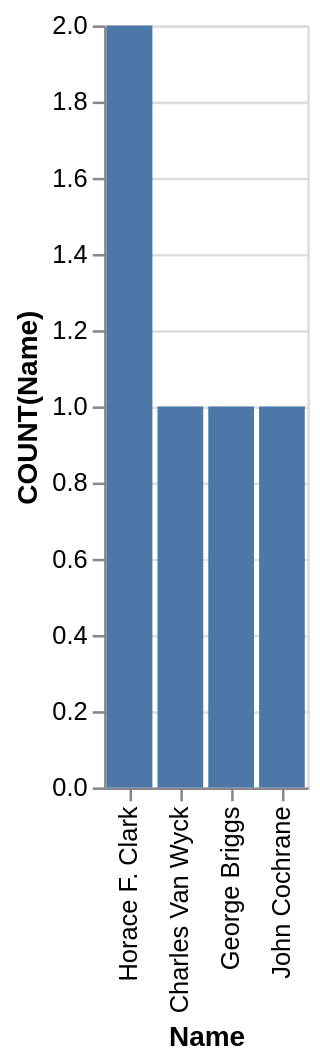

Here is the Vega-Lite specification saved for this chart:
### Vega-Lite specification from a JSON file in a GitHub repository (floating-point values rounded to 4 significant figures)
{"data": {"values": [{"x_data": "Charles Van Wyck", "y_data": 1}, {"x_data": "George Briggs", "y_data": 1}, {"x_data": "Horace F. Clark", "y_data": 2}, {"x_data": "John Cochrane", "y_data": 1}]}, "mark": "bar", "encoding": {"x": {"field": "x_data", "type": "nominal", "title": "Name", "sort": {"op": "sum", "field": "y_data", "order": "descending"}}, "y": {"field": "y_data", "type": "quantitative", "title": "COUNT(Name)"}}}
